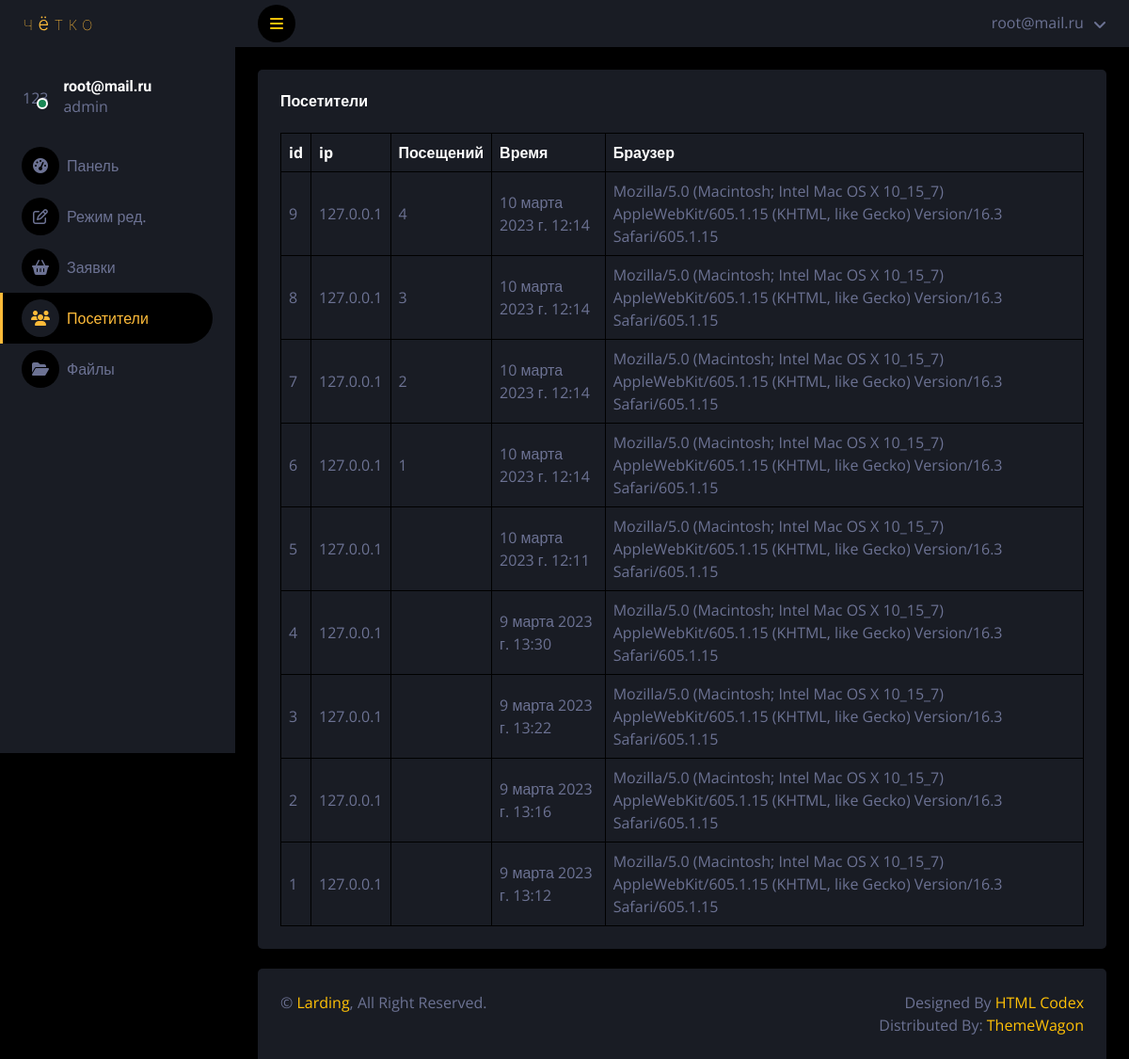
/users/ (signed in), run on the app's committed database.
### landing/models.py (models this page shows, shortened)
class visitors(models.Model):
	ip = models.CharField(max_length=100, db_index=True,verbose_name="IP",blank=True)
	browser = models.CharField(max_length=200, db_index=True,verbose_name="Браузер",blank=True)
	time_create = models.DateTimeField(auto_now_add=True,verbose_name="Время посещения",blank=True)
	time_out = models.CharField(max_length=100, db_index=True,verbose_name="Визитов",blank=True)
	class Meta:
		verbose_name = 'Посетитель'
		verbose_name_plural = 'Посетители'

### landing/views.py (the view)
# urls.py: path('users/',UsersPage.as_view(),name='users'),
class UsersPage(LoginRequiredMixin,DataMixin,ListView):
	model = landing
	template_name = 'accounts/darkpan/users.html'
	def get_context_data(self,*, object_list=None, **kwargs):
		context = super().get_context_data(**kwargs)
		print(self.request.user)
		context['user'] = self.request.user
		context['visitors'] = visitors.objects.order_by("-id")
		context['visitors_count'] = visitors.objects.count()
		c_def = self.get_user_context(title="Посетители",selected="landing:users")
		context = dict(list(context.items())+list(c_def.items()))
		return context

### landing/utils.py (called while the page is built)
	def get_user_context(self, **kwargs):
		context = kwargs
		context['menu_admin']=[{'title':'Панель','url_name':'landing:dashboard','icon':'fa-tachometer-alt'},
							   {'title':'Режим ред.','url_name':'landing:edit','icon':'fa-edit'},
							   {'title':'Заявки','url_name':'landing:order','icon':'fa-shopping-basket'},
							   {'title':'Посетители','url_name':'landing:users','icon':'fa-users'},
							   {'title':'Файлы','url_name':'landing:files','icon':'fa-folder-open'},
			]
		return context

### landing/templates/accounts/darkpan/users.html
{% extends "accounts/darkpan/base.html" %}
{% block content %}
            <div class="container-fluid pt-4 px-4">
                <div class="bg-secondary text-center rounded p-4">
                    <div class="d-flex align-items-center justify-content-between mb-4">
                        <h6 class="mb-0">Посетители</h6>
                    </div>
                    <div class="table-responsive">
                        <table class="table text-start align-middle table-bordered table-hover mb-0">
                            <thead>
                                <tr class="text-white">
                                    <th scope="col">id</th>
                                    <th scope="col">ip</th>
                                    <th scope="col">Посещений</th>
                                    <th scope="col">Время</th>
                                    <th scope="col">Браузер</th>
                                </tr>
                            </thead>
                            <tbody>
                                {% for item in visitors %}
                                    <tr>
                                        <td>{{ item.id }}</td>
                                        <td>{{ item.ip }}</td>
                                        <td>{{ item.time_out }}</td>
                                        <td>{{ item.time_create }}</td>
                                        <td>{{ item.browser }}</td>
                                    </tr>
                                {% endfor %}
                            </tbody>
                        </table>
                    </div>
                </div>
            </div>
{% endblock %}

### landing/templates/accounts/darkpan/base.html (shortened to what this page needs)
{% load static %}
<!DOCTYPE html>
<html lang="en">
<head>
    <link href="{% static 'accounts/'%}lib/owlcarousel/assets/owl.carousel.min.css" rel="stylesheet">
    <link href="{% static 'accounts/'%}lib/tempusdominus/css/tempusdominus-bootstrap-4.min.css" rel="stylesheet" />
    <link href="{% static 'accounts/'%}css/bootstrap.min.css" rel="stylesheet">
    <link href="{% static 'accounts/'%}css/style.css" rel="stylesheet">
</head>
<body>
    <div class="container-fluid position-relative d-flex p-0">
        <div class="sidebar pe-4 pb-3">
            <nav class="navbar bg-secondary navbar-dark">
                <a href="{% url 'landing:home' %}" class="d-flex align-items-center navbar-brand mx-4 mb-3 w-100">
                    <img src="{% static 'accounts/'%}img/logo.svg">
                </a>
                <div class="d-flex align-items-center ms-4 mb-4 mt-4 w-100">
                    <div class="position-relative">
                        <div class="rounded-circle">123</div>
                        <div class="bg-success rounded-circle border border-2 border-white position-absolute end-0 bottom-0 p-1"></div>
                    </div>
                    <div class="ms-3">
                        <h6 class="mb-0">{{ user.email }}</h6>
                        {% if user.is_superuser %}
                            <span>admin</span>
                        {% else %}
                            <span>no admin</span>
                        {% endif %}
                    </div>
                </div>
                <div class="navbar-nav w-100">
                    {% for item in menu_admin %}
                        {% if item.url_name == selected %}
                            <a href="{% url item.url_name %}" class="nav-item nav-link active"><i class="fa {{ item.icon }} me-2"></i>{{ item.title }}</a>
                        {% else %}
                            <a href="{% url item.url_name %}" class="nav-item nav-link"><i class="fa {{ item.icon }} me-2"></i>{{ item.title }}</a>
                        {% endif %}
                    {% endfor %}
                </div>
            </nav>
        </div>
        <div class="content ">
            <nav class="navbar navbar-expand bg-secondary navbar-dark sticky-top px-4 py-0">
                <a href="#" class="sidebar-toggler flex-shrink-0">
                    <i class="fa fa-bars"></i>
                </a>
                <div class="navbar-nav align-items-center ms-auto">
                    <div class="nav-item dropdown">
                        <a href="#" class="nav-link dropdown-toggle" data-bs-toggle="dropdown">
                            <span class="d-none d-lg-inline-flex">{{ user.email }}</span>
                        </a>
                    </div>
                </div>
            </nav>
            {% block content %}
            {% endblock %}
            <div class="mt-auto position-sticky top-100" style="margin-top: 117px !important;">
                <div class="container-fluid pt-4 px-4 position-absolute bottom-0"  >
                    <div class="bg-secondary rounded-top p-4" >
                        <div class="row" >
                            <div class="col-12 col-sm-6 text-center text-sm-start">
                                &copy; <a href="#">Larding</a>, All Right Reserved.
                            </div>
                            <div class="col-12 col-sm-6 text-center text-sm-end">
                                Designed By <a href="https://htmlcodex.com">HTML Codex</a>
                                <br>Distributed By: <a href="https://themewagon.com" target="_blank">ThemeWagon</a>
                            </div>
                        </div>
                    </div>
                </div>
            </div>
        </div>
    </div>
</body>
</html>

### landing/static/accounts/css/style.css (style rules this page uses)
:root { --primary: #febb39; --secondary: #191C24; --light: #6C7293; --dark: #000000; }
.sidebar { position: fixed; top: 0; left: 0; bottom: 0; width: 250px; height: 100vh; overflow-y: auto; background: var(--secondary); transition: 0.5s; z-index: 999; }
.content { margin-left: 250px; min-height: 100vh; background: var(--dark); transition: 0.5s; }
@media (min-width: 992px) { .sidebar { margin-left: 0; } }
@media (min-width: 992px) { .content { width: calc(100% - 250px); } }
.sidebar .navbar .navbar-nav .nav-link { padding: 7px 20px; color: var(--light); font-weight: 500; border-left: 3px solid var(--secondary); border-radius: 0 30px 30px 0; outline: none; }
.sidebar .navbar .navbar-nav .nav-link:hover, .sidebar .navbar .navbar-nav .nav-link.active { color: var(--primary); background: var(--dark); border-color: var(--primary); }
.sidebar .navbar .navbar-nav .nav-link i { width: 40px; height: 40px; display: inline-flex; align-items: center; justify-content: center; background: var(--dark); border-radius: 40px; }
.sidebar .navbar .navbar-nav .nav-link:hover i, .sidebar .navbar .navbar-nav .nav-link.active i { background: var(--secondary); }
.content .navbar .navbar-nav .nav-link { margin-left: 25px; padding: 12px 0; color: var(--light); outline: none; }
.content .navbar .sidebar-toggler, .content .navbar .navbar-nav .nav-link i { width: 40px; height: 40px; display: inline-flex; align-items: center; justify-content: center; background: var(--dark); border-radius: 40px; }
.content .navbar .dropdown-toggle::after { margin-left: 6px; vertical-align: middle; border: none; content: "\f107"; font-family: "Font Awesome 5 Free"; font-weight: 900; transition: .5s; }

### data on the page
visitors: id "9", ip "127.0.0.1", time_out "4", time_create "10 марта 2023 г. 12:14", browser "Mozilla/5.0 (Macintosh; Intel Mac OS X 10_15_7) AppleWebKit/605.1.15 (KHTML, like Gecko) Version/16.3 Safari/605.1.15"
visitors: id "8", ip "127.0.0.1", time_out "3", time_create "10 марта 2023 г. 12:14", browser "Mozilla/5.0 (Macintosh; Intel Mac OS X 10_15_7) AppleWebKit/605.1.15 (KHTML, like Gecko) Version/16.3 Safari/605.1.15"
visitors: id "7", ip "127.0.0.1", time_out "2", time_create "10 марта 2023 г. 12:14", browser "Mozilla/5.0 (Macintosh; Intel Mac OS X 10_15_7) AppleWebKit/605.1.15 (KHTML, like Gecko) Version/16.3 Safari/605.1.15"
visitors: id "6", ip "127.0.0.1", time_out "1", time_create "10 марта 2023 г. 12:14", browser "Mozilla/5.0 (Macintosh; Intel Mac OS X 10_15_7) AppleWebKit/605.1.15 (KHTML, like Gecko) Version/16.3 Safari/605.1.15"
visitors: id "5", ip "127.0.0.1", time_create "10 марта 2023 г. 12:11", browser "Mozilla/5.0 (Macintosh; Intel Mac OS X 10_15_7) AppleWebKit/605.1.15 (KHTML, like Gecko) Version/16.3 Safari/605.1.15"
visitors: id "4", ip "127.0.0.1", time_create "9 марта 2023 г. 13:30", browser "Mozilla/5.0 (Macintosh; Intel Mac OS X 10_15_7) AppleWebKit/605.1.15 (KHTML, like Gecko) Version/16.3 Safari/605.1.15"
visitors: id "3", ip "127.0.0.1", time_create "9 марта 2023 г. 13:22", browser "Mozilla/5.0 (Macintosh; Intel Mac OS X 10_15_7) AppleWebKit/605.1.15 (KHTML, like Gecko) Version/16.3 Safari/605.1.15"
visitors: id "2", ip "127.0.0.1", time_create "9 марта 2023 г. 13:16", browser "Mozilla/5.0 (Macintosh; Intel Mac OS X 10_15_7) AppleWebKit/605.1.15 (KHTML, like Gecko) Version/16.3 Safari/605.1.15"
visitors: id "1", ip "127.0.0.1", time_create "9 марта 2023 г. 13:12", browser "Mozilla/5.0 (Macintosh; Intel Mac OS X 10_15_7) AppleWebKit/605.1.15 (KHTML, like Gecko) Version/16.3 Safari/605.1.15"

### other printed values
{{ user.email }} "root@mail.ru"
{{ item.title }} "Панель" "Режим ред." "Заявки" "Файлы"
{{ item.title }} "Посетители"
